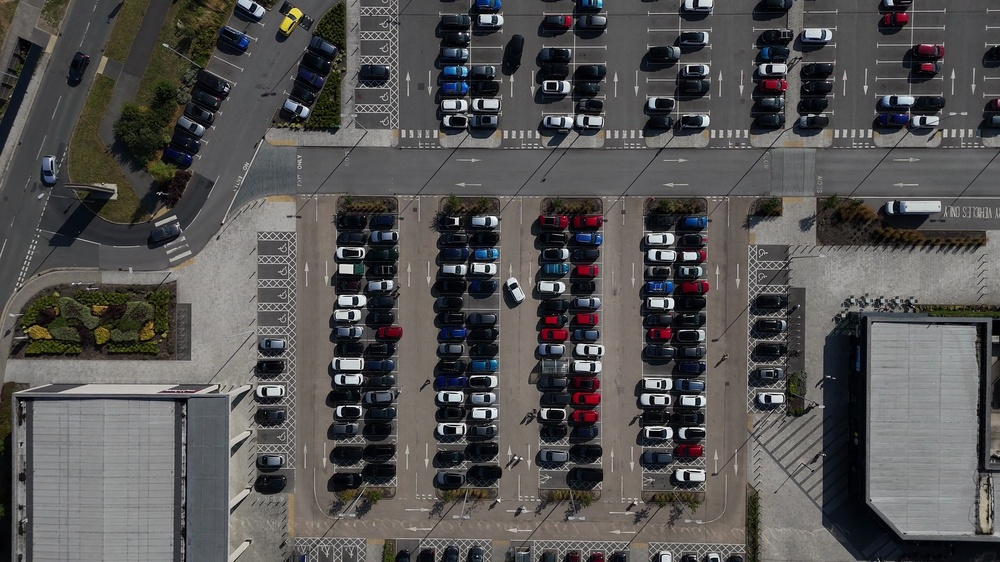
#> input picture data/frame_video.jpg, 1000 x 562 px, shrunk from 1920 x 1080 before the run
$ python label_spots.py
#> lines starting #> are read from the running program, lines starting #| are printed output that depends on the picture; after the words box and inside, x2 and y2 are one past the last pixel; in counts of white or black regions, pixels touching at a corner belong together
import json
from pathlib import Path
import cv2
import numpy as np

#These are the paths and configurations.
REFERENCE = "data/frame_video.jpg"
LABELED = "spots_video.json"
POINTS_PER_SPOT = 4

# I created this function to sort the points chosen by the user into clockwise order.
def order_points_clockwise(points: list[list[int]]) -> list[list[int]]:
    # First, the angle of each chosen point around the center is calculated to order the points circularly.
    array = np.array(points, dtype = np.float32)
    c = array.mean(axis = 0)
    angles = np.arctan2(array[:, 1] - c[1], array[:, 0] - c[0])
    order = np.argsort(angles)
    sort = array[order]
    # Then, the ordered points are rotated so the polygon always starts from the top-left corner.
    sums = sort[:, 0] + sort[:, 1]
    start = int(np.argmin(sums))
    sort = np.roll(sort, -start, axis=0)
    ans = []
    for x, y in sort:
        ans.append([int(x), int(y)])
    return ans

# This function checks if a set of labeled points make up a valid quadrilateral.
def check(points: list[list[int]]) -> bool:
    if len(points) != 4:
        return False
    if len({(p[0], p[1]) for p in points}) != 4:
        return False
    contour = np.array(points, dtype = np.int32)
    return bool(cv2.isContourConvex(contour))

points: list[list[int]] = []
spots: list[dict] = []
spot_id = 1

# I created this function to load the existing points in spots_path.json and check their validity.
try:
    exists = json.loads(Path(LABELED).read_text())

    if isinstance(exists, list):
        valid = []
        for spot in exists:
            if not isinstance(spot, dict):
                continue
            pts = spot.get("points")
            if not isinstance(pts, list):
                continue
            if len(pts) != POINTS_PER_SPOT:
                continue
            valid.append(spot)

        invalid = len(exists) - len(valid)
        if invalid:
            print(f"{invalid} invalid entries in {LABELED}.")

        spots = valid
        if spots:
            ids = []
            for s in spots:
                value = s.get("id")
                if isinstance(value, int):
                    ids.append(value)

            if ids:
                spot_id = max(ids) + 1
            else:
                spot_id = len(spots) + 1
    else:
        spots = []
        spot_id = 1

except FileNotFoundError:
    pass
except Exception:
    print(f"The entries in {LABELED} could not be read.")
    spots = []
    spot_id = 1

# The mouse callback function is used to capture user-clicked corner points when labeling parking spots.
def mouse_callback(event, x, y, flags, param):
    global points, spots, spot_id
    if event == cv2.EVENT_LBUTTONDOWN:
        points.append([int(x), int(y)])
        print(f"Clicked: {x}, {y} (spot {spot_id}, point {len(points)}/{POINTS_PER_SPOT})")

# Here, I load the reference image, initialize the labeling window, and display user instructions.
img = cv2.imread(REFERENCE)
#> img is the input picture: shape (562, 1000, 3); mean B, G, R 82.5, 83.3, 84.8
if img is None:
    raise FileNotFoundError(f"Could not read {REFERENCE}")

cv2.namedWindow("Label Spots")
cv2.setMouseCallback("Label Spots", mouse_callback)

print("Instructions:")
print(f"1. Click 4 corners of a parking spot.")
print("2. Once done, press 'n' to save the spot and move on to the next one.")
print("3. Press 'u' to undo the last click.")
print(f"4. Press 'q' to quit the screen and write at {LABELED}.")

while True:
    copy = img.copy()
    for p in points:
        cv2.circle(copy, (p[0], p[1]), 5, (0, 255, 255), -1)
    # Here, all previously saved parking spots are drawn out.
    for s in spots:
        sp = s.get("points")
        if not isinstance(sp, list) or len(sp) != POINTS_PER_SPOT:
            continue
        pts = sp + [sp[0]]
        for i in range(POINTS_PER_SPOT):
            cv2.line(copy, tuple(pts[i]), tuple(pts[i+1]), (0, 255, 0), 2)
        cv2.putText(copy, str(s.get("id", "?")), tuple(sp[0]), cv2.FONT_HERSHEY_SIMPLEX, 0.7, (0,255,0), 2)

    cv2.putText(copy, f"Current spot: {spot_id} (points: {len(points)}/{POINTS_PER_SPOT})", (20, 40),
                cv2.FONT_HERSHEY_SIMPLEX, 1.0, (255,255,255), 2)
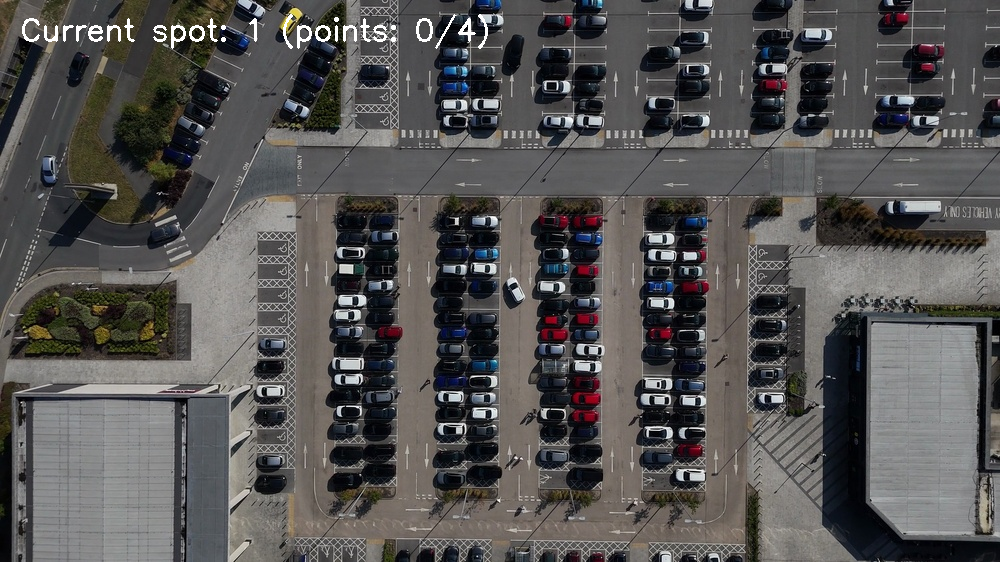
#> copy: shape (562, 1000, 3); 0.49% of pixels changed, all inside (x1, y1, x2, y2) = (22, 14, 488, 49)

    cv2.imshow("Label Spots", copy)
    key = cv2.waitKey(20) & 0xFF
#> (key q is pressed here)
    # If the user presses "u", the point they most recently clicked will be removed.
    if key == ord('u') and points:
        points.pop()
    # If the user presses "n", the spot they have labeled will be saved, and they can enter points for a new spot.
    if key == ord('n'):
        if len(points) != POINTS_PER_SPOT:
            print(f"Click {POINTS_PER_SPOT} corners before saving.")
            continue

        # This ensures each spot is stored clockwise from the top-left.
        points = order_points_clockwise(points)
        if not check(points):
            print("Invalid spot shape.")
            continue

        # This rejects spots that are too small.
        area = abs(cv2.contourArea(np.array(points, dtype = np.int32)))
        if area < 1000.0:
            print(f"Spot area too small ({area:.1f}px).")
            continue
        # Here, I finalize the current parking spot by copying its points, assigning an ID, and saving it.
        coordinates = []
        for p in points:
            coordinates.append(p[:])

        spot_entry = {"id": spot_id, "points": coordinates}
        spots.append(spot_entry)
        print(f"Saved spot {spot_id}. Total spots: {len(spots)}")
        spot_id += 1
        points = []
    # If the user presses "q", the window closes.
    if key == ord('q'):
        if points:
            print("There are unsaved clicks for the current spot. Press 'n' to save it.")
        break

cv2.destroyAllWindows()
# Here, all saved spots are re-validated.
valid_spots = []
for spot in spots:
    if not isinstance(spot, dict):
        continue
    points = spot.get("points")
    if not isinstance(points, list):
        continue
    if len(points) != POINTS_PER_SPOT:
        continue
    valid_spots.append(spot)

if len(valid_spots) != len(spots):
    print(f"Dropping {len(spots) - len(valid_spots)} invalid spot(s).")

Path(LABELED).write_text(json.dumps(valid_spots, indent = 2))
print(f"Wrote {len(valid_spots)} spots to {LABELED}")
